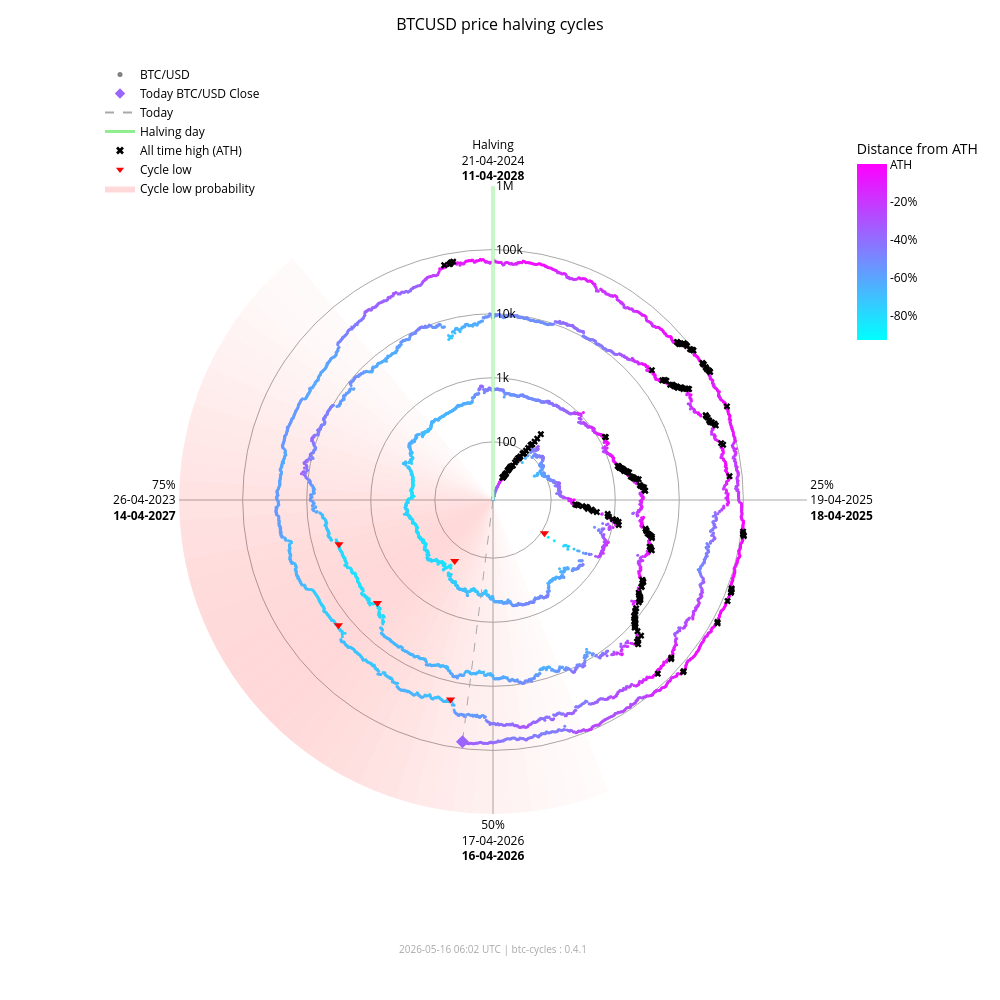

Notebook code cell kept with this figure:
### Markdown cell above
### Interactive chart (plotly)

### Code cell
fig_interactive = btc.plot(
    kind="interactive",
    from_date="2012-11-28",
)
# plotly config for interactivity
config = {"scrollZoom": True, "displayModeBar": True}
# display in notebook
fig_interactive.show(config=config)

### Figure 1 — Plotly figure (JSON) as saved in the notebook; plotly's stock layout.template omitted (floating-point values rounded to 4 significant figures; data arrays with more than 128 entries replaced by an {"elided": "..."} marker saying what was removed)
{"data": [{"fill": "toself", "fillcolor": "rgba(255,0,0,0.017168280509461755)", "hoverinfo": "skip", "line": {"width": 0}, "mode": "lines", "r": [12.35, 1000000, 1000000, 12.35, 12.35], "showlegend": false, "theta": [158.4, 158.4, 162.0, 162.0, 158.4], "type": "scatterpolar"}, {"fill": "toself", "fillcolor": "rgba(255,0,0,0.022114794501891175)", "hoverinfo": "skip", "line": {"width": 0}, "mode": "lines", "r": [12.35, 1000000, 1000000, 12.35, 12.35], "showlegend": false, "theta": [162.0, 162.0, 165.6, 165.6, 162.0], "type": "scatterpolar"}, {"fill": "toself", "fillcolor": "rgba(255,0,0,0.02790404259511669)", "hoverinfo": "skip", "line": {"width": 0}, "mode": "lines", "r": [12.35, 1000000, 1000000, 12.35, 12.35], "showlegend": false, "theta": [165.6, 165.6, 169.2, 169.2, 165.6], "type": "scatterpolar"}, {"fill": "toself", "fillcolor": "rgba(255,0,0,0.034518294852420334)", "hoverinfo": "skip", "line": {"width": 0}, "mode": "lines", "r": [12.35, 1000000, 1000000, 12.35, 12.35], "showlegend": false, "theta": [169.2, 169.2, 172.8, 172.8, 169.2], "type": "scatterpolar"}, {"fill": "toself", "fillcolor": "rgba(255,0,0,0.041901979682821514)", "hoverinfo": "skip", "line": {"width": 0}, "mode": "lines", "r": [12.35, 1000000, 1000000, 12.35, 12.35], "showlegend": false, "theta": [172.8, 172.8, 176.4, 176.4, 172.8], "type": "scatterpolar"}, {"fill": "toself", "fillcolor": "rgba(255,0,0,0.04996405861294358)", "hoverinfo": "skip", "line": {"width": 0}, "mode": "lines", "r": [12.35, 1000000, 1000000, 12.35, 12.35], "showlegend": false, "theta": [176.4, 176.4, 180.0, 180.0, 176.4], "type": "scatterpolar"}, {"fill": "toself", "fillcolor": "rgba(255,0,0,0.05858349692240514)", "hoverinfo": "skip", "line": {"width": 0}, "mode": "lines", "r": [12.35, 1000000, 1000000, 12.35, 12.35], "showlegend": false, "theta": [180.0, 180.0, 183.6, 183.6, 180.0], "type": "scatterpolar"}, {"fill": "toself", "fillcolor": "rgba(255,0,0,0.06761662035375064)", "hoverinfo": "skip", "line": {"width": 0}, "mode": "lines", "r": [12.35, 1000000, 1000000, 12.35, 12.35], "showlegend": false, "theta": [183.6, 183.6, 187.2, 187.2, 183.6], "type": "scatterpolar"}, {"fill": "toself", "fillcolor": "rgba(255,0,0,0.07690481219944661)", "hoverinfo": "skip", "line": {"width": 0}, "mode": "lines", "r": [12.35, 1000000, 1000000, 12.35, 12.35], "showlegend": false, "theta": [187.2, 187.2, 190.8, 190.8, 187.2], "type": "scatterpolar"}, {"fill": "toself", "fillcolor": "rgba(255,0,0,0.08628112000611096)", "hoverinfo": "skip", "line": {"width": 0}, "mode": "lines", "r": [12.35, 1000000, 1000000, 12.35, 12.35], "showlegend": false, "theta": [190.8, 190.8, 194.4, 194.4, 190.8], "type": "scatterpolar"}, {"fill": "toself", "fillcolor": "rgba(255,0,0,0.09557490841018089)", "hoverinfo": "skip", "line": {"width": 0}, "mode": "lines", "r": [12.35, 1000000, 1000000, 12.35, 12.35], "showlegend": false, "theta": [194.4, 194.4, 198.0, 198.0, 194.4], "type": "scatterpolar"}, {"fill": "toself", "fillcolor": "rgba(255,0,0,0.10461455782963762)", "hoverinfo": "skip", "line": {"width": 0}, "mode": "lines", "r": [12.35, 1000000, 1000000, 12.35, 12.35], "showlegend": false, "theta": [198.0, 198.0, 201.6, 201.6, 198.0], "type": "scatterpolar"}, {"fill": "toself", "fillcolor": "rgba(255,0,0,0.11322908719652829)", "hoverinfo": "skip", "line": {"width": 0}, "mode": "lines", "r": [12.35, 1000000, 1000000, 12.35, 12.35], "showlegend": false, "theta": [201.6, 201.6, 205.2, 205.2, 201.6], "type": "scatterpolar"}, {"fill": "toself", "fillcolor": "rgba(255,0,0,0.12125015337052986)", "hoverinfo": "skip", "line": {"width": 0}, "mode": "lines", "r": [12.35, 1000000, 1000000, 12.35, 12.35], "showlegend": false, "theta": [205.2, 205.2, 208.8, 208.8, 205.2], "type": "scatterpolar"}, {"fill": "toself", "fillcolor": "rgba(255,0,0,0.12851590515331976)", "hoverinfo": "skip", "line": {"width": 0}, "mode": "lines", "r": [12.35, 1000000, 1000000, 12.35, 12.35], "showlegend": false, "theta": [208.8, 208.8, 212.4, 212.4, 208.8], "type": "scatterpolar"}, {"fill": "toself", "fillcolor": "rgba(255,0,0,0.13487757461161184)", "hoverinfo": "skip", "line": {"width": 0}, "mode": "lines", "r": [12.35, 1000000, 1000000, 12.35, 12.35], "showlegend": false, "theta": [212.4, 212.4, 216.0, 216.0, 212.4], "type": "scatterpolar"}, {"fill": "toself", "fillcolor": "rgba(255,0,0,0.14020862181849592)", "hoverinfo": "skip", "line": {"width": 0}, "mode": "lines", "r": [12.35, 1000000, 1000000, 12.35, 12.35], "showlegend": false, "theta": [216.0, 216.0, 219.6, 219.6, 216.0], "type": "scatterpolar"}, {"fill": "toself", "fillcolor": "rgba(255,0,0,0.14441504950654527)", "hoverinfo": "skip", "line": {"width": 0}, "mode": "lines", "r": [12.35, 1000000, 1000000, 12.35, 12.35], "showlegend": false, "theta": [219.6, 219.6, 223.2, 223.2, 219.6], "type": "scatterpolar"}, {"fill": "toself", "fillcolor": "rgba(255,0,0,0.14744459351271713)", "hoverinfo": "skip", "line": {"width": 0}, "mode": "lines", "r": [12.35, 1000000, 1000000, 12.35, 12.35], "showlegend": false, "theta": [223.2, 223.2, 226.8, 226.8, 223.2], "type": "scatterpolar"}, {"fill": "toself", "fillcolor": "rgba(255,0,0,0.14929223192296423)", "hoverinfo": "skip", "line": {"width": 0}, "mode": "lines", "r": [12.35, 1000000, 1000000, 12.35, 12.35], "showlegend": false, "theta": [226.8, 226.8, 230.4, 230.4, 226.8], "type": "scatterpolar"}, {"fill": "toself", "fillcolor": "rgba(255,0,0,0.15)", "hoverinfo": "skip", "line": {"width": 0}, "mode": "lines", "r": [12.35, 1000000, 1000000, 12.35, 12.35], "showlegend": false, "theta": [230.4, 230.4, 234.0, 234.0, 230.4], "type": "scatterpolar"}, {"fill": "toself", "fillcolor": "rgba(255,0,0,0.14965033825231114)", "hoverinfo": "skip", "line": {"width": 0}, "mode": "lines", "r": [12.35, 1000000, 1000000, 12.35, 12.35], "showlegend": false, "theta": [234.0, 234.0, 237.6, 237.6, 234.0], "type": "scatterpolar"}, {"fill": "toself", "fillcolor": "rgba(255,0,0,0.14835378057909807)", "hoverinfo": "skip", "line": {"width": 0}, "mode": "lines", "r": [12.35, 1000000, 1000000, 12.35, 12.35], "showlegend": false, "theta": [237.6, 237.6, 241.2, 241.2, 237.6], "type": "scatterpolar"}, {"fill": "toself", "fillcolor": "rgba(255,0,0,0.14623322283554635)", "hoverinfo": "skip", "line": {"width": 0}, "mode": "lines", "r": [12.35, 1000000, 1000000, 12.35, 12.35], "showlegend": false, "theta": [241.2, 241.2, 244.8, 244.8, 241.2], "type": "scatterpolar"}, {"fill": "toself", "fillcolor": "rgba(255,0,0,0.1434078538226231)", "hoverinfo": "skip", "line": {"width": 0}, "mode": "lines", "r": [12.35, 1000000, 1000000, 12.35, 12.35], "showlegend": false, "theta": [244.8, 244.8, 248.4, 248.4, 244.8], "type": "scatterpolar"}, {"fill": "toself", "fillcolor": "rgba(255,0,0,0.13997983179373427)", "hoverinfo": "skip", "line": {"width": 0}, "mode": "lines", "r": [12.35, 1000000, 1000000, 12.35, 12.35], "showlegend": false, "theta": [248.4, 248.4, 252.0, 252.0, 248.4], "type": "scatterpolar"}, {"fill": "toself", "fillcolor": "rgba(255,0,0,0.13602598258454268)", "hoverinfo": "skip", "line": {"width": 0}, "mode": "lines", "r": [12.35, 1000000, 1000000, 12.35, 12.35], "showlegend": false, "theta": [252.0, 252.0, 255.6, 255.6, 252.0], "type": "scatterpolar"}, {"fill": "toself", "fillcolor": "rgba(255,0,0,0.13159547355344953)", "hoverinfo": "skip", "line": {"width": 0}, "mode": "lines", "r": [12.35, 1000000, 1000000, 12.35, 12.35], "showlegend": false, "theta": [255.6, 255.6, 259.2, 259.2, 255.6], "type": "scatterpolar"}, {"fill": "toself", "fillcolor": "rgba(255,0,0,0.12671301775492697)", "hoverinfo": "skip", "line": {"width": 0}, "mode": "lines", "r": [12.35, 1000000, 1000000, 12.35, 12.35], "showlegend": false, "theta": [259.2, 259.2, 262.8, 262.8, 259.2], "type": "scatterpolar"}, {"fill": "toself", "fillcolor": "rgba(255,0,0,0.12138610149219965)", "hoverinfo": "skip", "line": {"width": 0}, "mode": "lines", "r": [12.35, 1000000, 1000000, 12.35, 12.35], "showlegend": false, "theta": [262.8, 262.8, 266.4, 266.4, 262.8], "type": "scatterpolar"}, {"fill": "toself", "fillcolor": "rgba(255,0,0,0.1156142551644921)", "hoverinfo": "skip", "line": {"width": 0}, "mode": "lines", "r": [12.35, 1000000, 1000000, 12.35, 12.35], "showlegend": false, "theta": [266.4, 266.4, 270.0, 270.0, 266.4], "type": "scatterpolar"}, {"fill": "toself", "fillcolor": "rgba(255,0,0,0.10939851441251548)", "hoverinfo": "skip", "line": {"width": 0}, "mode": "lines", "r": [12.35, 1000000, 1000000, 12.35, 12.35], "showlegend": false, "theta": [270.0, 270.0, 273.6, 273.6, 270.0], "type": "scatterpolar"}, {"fill": "toself", "fillcolor": "rgba(255,0,0,0.10274974912946185)", "hoverinfo": "skip", "line": {"width": 0}, "mode": "lines", "r": [12.35, 1000000, 1000000, 12.35, 12.35], "showlegend": false, "theta": [273.6, 273.6, 277.2, 277.2, 273.6], "type": "scatterpolar"}, {"fill": "toself", "fillcolor": "rgba(255,0,0,0.09569517349791425)", "hoverinfo": "skip", "line": {"width": 0}, "mode": "lines", "r": [12.35, 1000000, 1000000, 12.35, 12.35], "showlegend": false, "theta": [277.2, 277.2, 280.8, 280.8, 277.2], "type": "scatterpolar"}, {"fill": "toself", "fillcolor": "rgba(255,0,0,0.08828282625646727)", "hoverinfo": "skip", "line": {"width": 0}, "mode": "lines", "r": [12.35, 1000000, 1000000, 12.35, 12.35], "showlegend": false, "theta": [280.8, 280.8, 284.4, 284.4, 280.8], "type": "scatterpolar"}, {"fill": "toself", "fillcolor": "rgba(255,0,0,0.08058400018765345)", "hoverinfo": "skip", "line": {"width": 0}, "mode": "lines", "r": [12.35, 1000000, 1000000, 12.35, 12.35], "showlegend": false, "theta": [284.4, 284.4, 288.0, 288.0, 284.4], "type": "scatterpolar"}, {"fill": "toself", "fillcolor": "rgba(255,0,0,0.07269354608292704)", "hoverinfo": "skip", "line": {"width": 0}, "mode": "lines", "r": [12.35, 1000000, 1000000, 12.35, 12.35], "showlegend": false, "theta": [288.0, 288.0, 291.6, 291.6, 288.0], "type": "scatterpolar"}, {"fill": "toself", "fillcolor": "rgba(255,0,0,0.06472784449068783)", "hoverinfo": "skip", "line": {"width": 0}, "mode": "lines", "r": [12.35, 1000000, 1000000, 12.35, 12.35], "showlegend": false, "theta": [291.6, 291.6, 295.2, 295.2, 291.6], "type": "scatterpolar"}, {"fill": "toself", "fillcolor": "rgba(255,0,0,0.05682021976743955)", "hoverinfo": "skip", "line": {"width": 0}, "mode": "lines", "r": [12.35, 1000000, 1000000, 12.35, 12.35], "showlegend": false, "theta": [295.2, 295.2, 298.8, 298.8, 295.2], "type": "scatterpolar"}, {"fill": "toself", "fillcolor": "rgba(255,0,0,0.04911378436707333)", "hoverinfo": "skip", "line": {"width": 0}, "mode": "lines", "r": [12.35, 1000000, 1000000, 12.35, 12.35], "showlegend": false, "theta": [298.8, 298.8, 302.4, 302.4, 298.8], "type": "scatterpolar"}, {"fill": "toself", "fillcolor": "rgba(255,0,0,0.04175213714896469)", "hoverinfo": "skip", "line": {"width": 0}, "mode": "lines", "r": [12.35, 1000000, 1000000, 12.35, 12.35], "showlegend": false, "theta": [302.4, 302.4, 306.0, 306.0, 302.4], "type": "scatterpolar"}, {"fill": "toself", "fillcolor": "rgba(255,0,0,0.034868865657538876)", "hoverinfo": "skip", "line": {"width": 0}, "mode": "lines", "r": [12.35, 1000000, 1000000, 12.35, 12.35], "showlegend": false, "theta": [306.0, 306.0, 309.6, 309.6, 306.0], "type": "scatterpolar"}, {"fill": "toself", "fillcolor": "rgba(255,0,0,0.02857722515334582)", "hoverinfo": "skip", "line": {"width": 0}, "mode": "lines", "r": [12.35, 1000000, 1000000, 12.35, 12.35], "showlegend": false, "theta": [309.6, 309.6, 313.2, 313.2, 309.6], "type": "scatterpolar"}, {"fill": "toself", "fillcolor": "rgba(255,0,0,0.022961515313555197)", "hoverinfo": "skip", "line": {"width": 0}, "mode": "lines", "r": [12.35, 1000000, 1000000, 12.35, 12.35], "showlegend": false, "theta": [313.2, 313.2, 316.8, 316.8, 313.2], "type": "scatterpolar"}, {"fill": "toself", "fillcolor": "rgba(255,0,0,0.01807146942917362)", "hoverinfo": "skip", "line": {"width": 0}, "mode": "lines", "r": [12.35, 1000000, 1000000, 12.35, 12.35], "showlegend": false, "theta": [316.8, 316.8, 320.4, 320.4, 316.8], "type": "scatterpolar"}, {"hoverinfo": "text", "marker": {"color": {"elided": "4918 str values"}, "size": 3}, "mode": "markers", "r": {"elided": "4918 float values"}, "showlegend": false, "text": {"elided": "4918 str values"}, "theta": {"elided": "4918 float values"}, "type": "scatterpolar"}, {"hoverinfo": "skip", "line": {"color": "lightgreen", "width": 3}, "mode": "lines", "r": [12.35, 1000000], "showlegend": false, "theta": [0, 0], "type": "scatterpolar"}, {"hoverinfo": "skip", "line": {"color": "darkgrey", "dash": "dash", "width": 1}, "mode": "lines", "r": [12.35, 79010.0], "showlegend": false, "theta": [187.2, 187.2], "type": "scatterpolar"}, {"hoverinfo": "text", "marker": {"color": "#9b64ff", "size": 10, "symbol": "diamond"}, "mode": "markers", "r": [79010.0], "showlegend": false, "text": ["Today<br>Date: 2026-05-16<br>Price: $79,009.91"], "theta": [187.2], "type": "scatterpolar"}, {"hoverinfo": "text", "marker": {"color": "black", "size": 6, "symbol": "x"}, "mode": "markers", "r": {"elided": "195 float values"}, "showlegend": false, "text": {"elided": "195 str values"}, "theta": {"elided": "195 float values"}, "type": "scatterpolar"}, {"hoverinfo": "text", "marker": {"color": "red", "size": 8, "symbol": "triangle-down"}, "mode": "markers", "r": [111.6, 164.9, 3233.0, 3925.0, 18950.0, 15760.0], "showlegend": false, "text": ["Cycle Low<br>Date: 2014-02-21<br>Price: $111.56<br>ATH distance: -91.0%", "Cycle Low<br>Date: 2015-01-14<br>Price: $164.92<br>ATH distance: -86.7%", "Cycle Low<br>Date: 2018-12-15<br>Price: $3,232.51<br>ATH distance: -83.3%", "Cycle Low<br>Date: 2019-03-25<br>Price: $3,924.55<br>ATH distance: -79.7%", "Cycle Low<br>Date: 2022-06-18<br>Price: $18,954.25<br>ATH distance: -71.9%", "Cycle Low<br>Date: 2022-11-21<br>Price: $15,760.19<br>ATH distance: -76.7%"], "theta": [122.8, 212.1, 228.3, 254.0, 192.0, 231.0], "type": "scatterpolar"}, {"marker": {"color": "grey", "size": 5}, "mode": "markers", "name": "BTC/USD", "r": [null], "theta": [null], "type": "scatterpolar"}, {"marker": {"color": "#9b64ff", "size": 8, "symbol": "diamond"}, "mode": "markers", "name": "Today BTC/USD Close", "r": [null], "theta": [null], "type": "scatterpolar"}, {"line": {"color": "darkgrey", "dash": "dash"}, "mode": "lines", "name": "Today", "r": [null], "theta": [null], "type": "scatterpolar"}, {"line": {"color": "lightgreen", "width": 3}, "mode": "lines", "name": "Halving day", "r": [null], "theta": [null], "type": "scatterpolar"}, {"marker": {"color": "black", "size": 7, "symbol": "x"}, "mode": "markers", "name": "All time high (ATH)", "r": [null], "theta": [null], "type": "scatterpolar"}, {"marker": {"color": "red", "size": 7, "symbol": "triangle-down"}, "mode": "markers", "name": "Cycle low", "r": [null], "theta": [null], "type": "scatterpolar"}, {"fill": "toself", "fillcolor": "rgba(255,0,0,0.15)", "line": {"width": 0}, "mode": "lines", "name": "Cycle low probability", "r": [null], "theta": [null], "type": "scatterpolar"}, {"hoverinfo": "skip", "marker": {"cmax": 0, "cmin": -0.9307, "color": [0], "colorbar": {"len": 0.25, "ticktext": ["ATH", "-20%", "-40%", "-60%", "-80%", "-100%"], "tickvals": [0, -0.2, -0.4, -0.6, -0.8, -1.0], "title": {"text": "Distance from ATH"}, "x": 0.95, "y": 0.92, "yanchor": "top"}, "colorscale": {"elided": "256x2 mixed values"}, "showscale": true, "size": 0}, "mode": "markers", "r": [null], "showlegend": false, "theta": [null], "type": "scatterpolar"}], "layout": {"annotations": [{"font": {"color": "darkgrey", "size": 10}, "showarrow": false, "text": "2026-05-16 06:02 UTC | btc-cycles : 0.4.1", "x": 0.5, "xref": "paper", "y": -0.02, "yref": "paper"}], "font": {"color": "black"}, "height": 1000, "legend": {"bgcolor": "rgba(0,0,0,0)", "font": {"color": "black"}, "x": 0.0, "y": 1.0}, "margin": {"b": 60, "l": 100, "r": 80, "t": 60}, "paper_bgcolor": "white", "plot_bgcolor": "white", "polar": {"angularaxis": {"color": "black", "direction": "clockwise", "gridcolor": "darkgrey", "rotation": 90, "ticktext": ["Halving<br>21-04-2024<br><b>11-04-2028</b>", "25%<br>19-04-2025<br><b>18-04-2025</b>", "50%<br>17-04-2026<br><b>16-04-2026</b>", "75%<br>26-04-2023<br><b>14-04-2027</b>"], "tickvals": [0, 90, 180, 270]}, "bgcolor": "white", "domain": {"x": [0.1, 0.9], "y": [0.05, 0.95]}, "radialaxis": {"angle": 90, "color": "black", "gridcolor": "darkgrey", "range": [1.092, 6.0], "tickangle": 90, "ticktext": ["100", "1k", "10k", "100k", "1M"], "tickvals": [100, 1000, 10000, 100000, 1000000], "type": "log"}}, "title": {"font": {"color": "black", "size": 16}, "text": "BTCUSD price halving cycles", "x": 0.5}, "width": 1000}}
